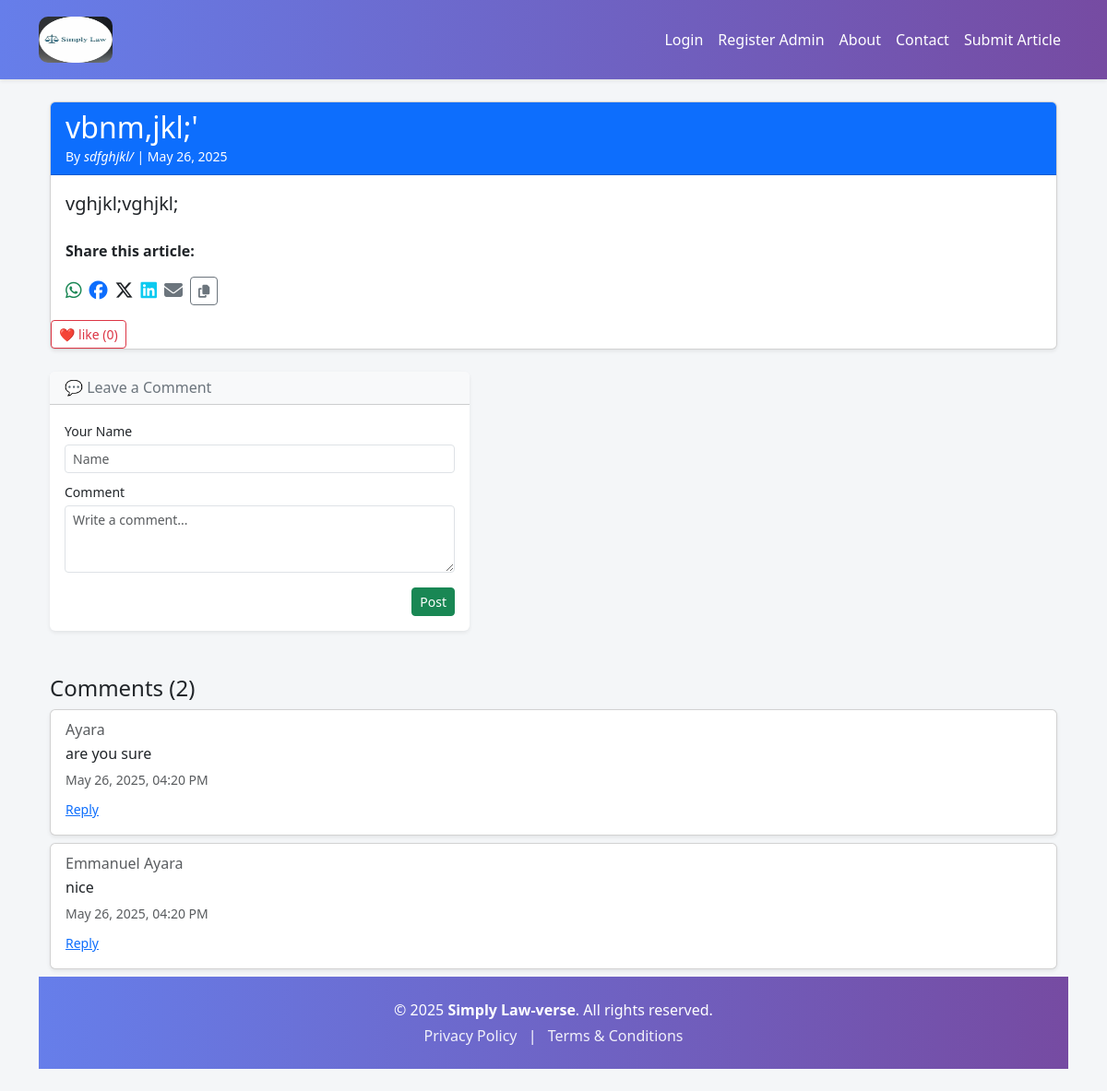
The app's page /read/8 with its own data.
### models.py (models this page shows)
class Article(db.Model):
    id = db.Column(db.Integer, primary_key=True)
    email = db.Column(db.String(120))
    title = db.Column(db.String(100), nullable=False)
    content = db.Column(db.Text, nullable=False)
    author = db.Column(db.String(100), nullable=False)
    date_posted = db.Column(db.DateTime, default=datetime.utcnow)
    comments = db.relationship('Comment', backref='article', lazy=True)
    likes = db.Column(db.Integer, default=0, nullable=False)
    status = db.Column(db.String(20), nullable=False, default='pending')
    date_submitted = db.Column(db.DateTime, default=datetime.utcnow)
    cover_image = db.Column(db.String(100))  # New field
    document_filename = db.Column(db.String(120), nullable=True)
    category = db.Column(db.String(100), nullable=False, default='General')
    approved = db.Column(db.Boolean, default=False)  # <- important!

class Comment(db.Model):
    id = db.Column(db.Integer, primary_key=True)
    name = db.Column(db.String(100), nullable=False)
    email = db.Column(db.String(120))
    content = db.Column(db.Text, nullable=False)
    date_posted = db.Column(db.DateTime, default=datetime.utcnow)
    article_id = db.Column(db.Integer, db.ForeignKey('article.id'))  # Add this
    parent_id = db.Column(db.Integer, db.ForeignKey('comment.id'), nullable=True)
    replies = db.relationship('Comment', backref=db.backref('parent', remote_side=[id]), lazy='dynamic')

### routes.py (the view, shortened to what this page needs)
@app.route('/read/<int:article_id>')
def read_more(article_id):
    article = Article.query.get_or_404(article_id)
    form = CommentForm()
    comments = Comment.query.filter_by(article_id=article_id).order_by(Comment.date_posted.desc()).all()
    return render_template('read_more.html', article=article, comments=comments)

### forms.py
class CommentForm(FlaskForm):
    name = StringField('Name', validators=[DataRequired()])
    email = StringField('Email', validators=[Email()])
    content = TextAreaField('Comment', validators=[DataRequired()])
    parent_id = HiddenField()
    submit = SubmitField('Post Comment')

### templates/read_more.html (shortened to what this page needs)
{% extends 'layout.html' %}
{% block content %}
<div class="container mt-4">
  <div class="card shadow-sm">
    <div class="card-header bg-primary text-white">
      <h2 class="mb-0">{{ article.title }}</h2>
      <small>By <em>{{ article.author }}</em> | {{ article.date_posted.strftime('%B %d, %Y') if article.date_posted else 'Unpublished' }}</small>
    </div>
    <div class="card-body">
      <p class="lead">{{ article.content }}</p>
      <div class="mt-4">
        <div class="mt-4">
        <p><strong>Share this article:</strong></p>
        <div class="d-flex gap-2 align-items-center">
            <a href="https://wa.me/?text={{ request.url }}" target="_blank" title="Share on WhatsApp" class="text-success fs-5">
            <i class="fab fa-whatsapp"></i>
            </a>
            <a href="https://www.facebook.com/sharer/sharer.php?u={{ request.url }}" target="_blank" title="Share on Facebook" class="text-primary fs-5">
            <i class="fab fa-facebook"></i>
            </a>
            <a href="https://twitter.com/intent/tweet?url={{ request.url }}&text={{ article.title }}" target="_blank" title="Share on X" class="text-dark fs-5">
            <i class="fab fa-x-twitter"></i>
            </a>
            <a href="https://www.linkedin.com/shareArticle?mini=true&url={{ request.url }}&title={{ article.title }}" target="_blank" title="Share on LinkedIn" class="text-info fs-5">
            <i class="fab fa-linkedin"></i>
            </a>
            <a href="mailto:?subject={{ article.title }}&body={{ request.url }}" title="Share via Email" class="text-secondary fs-5">
            <i class="fas fa-envelope"></i>
            </a>
            <button onclick="copyLink('{{ request.url }}')" class="btn btn-sm btn-outline-secondary" title="Copy Link">
            <i class="fas fa-copy"></i>
            </button>
        </div>
        </div>
        </div>
    </div>
        <form action="{{ url_for('like_article', article_id=article.id) }}" method="post" style="display:inline;">
        <button type="submit" class="btn btn-sm btn-outline-danger">
            ❤️ like ({{ article.likes }})
        </button>
        </form>
</div>
<div class="mt-4 d-flex justify-content-left">
  <div class="col-md-5">
    <div class="card shadow-sm border-0">
      <div class="card-header bg-light">
        <h6 class="mb-0 text-secondary">💬 Leave a Comment</h6>
      </div>
      <div class="card-body p-3">
        <form method="POST" action="{{ url_for('comment', article_id=article.id) }}">
          <div class="mb-2">
            <label class="form-label small mb-1">Your Name</label>
            <input type="text" class="form-control form-control-sm" name="name" placeholder="Name" required>
          </div>
          <div class="mb-3">
            <label class="form-label small mb-1">Comment</label>
            <textarea class="form-control form-control-sm" name="comment" rows="3" placeholder="Write a comment..." required></textarea>
          </div>
          <div class="text-end">
            <button type="submit" class="btn btn-sm btn-success">Post</button>
          </div>
        </form>
      </div>
    </div>
  </div>
</div>
{% macro render_comment(comment) %}
  <div class="card mb-2 ms-{{ 3 * (comment.level or 0) }} shadow-sm">
    <div class="card-body">
      <h6 class="card-subtitle mb-1 text-muted">{{ comment.name }}</h6>
      <p class="card-text mb-1">{{ comment.content }}</p>
      <small class="text-muted">{{ comment.date_posted.strftime('%B %d, %Y, %I:%M %p') if comment.date_posted else '' }}</small>
      <div class="mt-2">
        <a href="#" class="small reply-link text-primary" data-comment-id="{{ comment.id }}">Reply</a>
      </div>
    </div>
  </div>
{% endmacro %}
{% if comments %}
  <div class="mt-5">
    <h4>Comments ({{ comments|length }})</h4>
    {% for comment in comments if not comment.parent_id %}
      {{ render_comment(comment) }}
    {% endfor %}
  </div>
{% else %}
  <p class="mt-4 text-muted">No comments yet. Be the first to comment!</p>
{% endif %}
{% endblock %}

### templates/layout.html (style rules this page uses)
body { background-color: #f4f6f8; font-family: 'Segoe UI', Tahoma, Geneva, Verdana, sans-serif; }

### records on screen
Article: title "vbnm,jkl;'", author "sdfghjkl/", date_posted "May 26, 2025", content "vghjkl;vghjkl;", likes "0"
Comment: name "Ayara", content "are you sure", date_posted "May 26, 2025, 04:20 PM"
Comment: name "Emmanuel Ayara", content "nice", date_posted "May 26, 2025, 04:20 PM"

### other values on screen
{{ comments|length }} "2"
{{ current_year or '2025' }} "2025"
